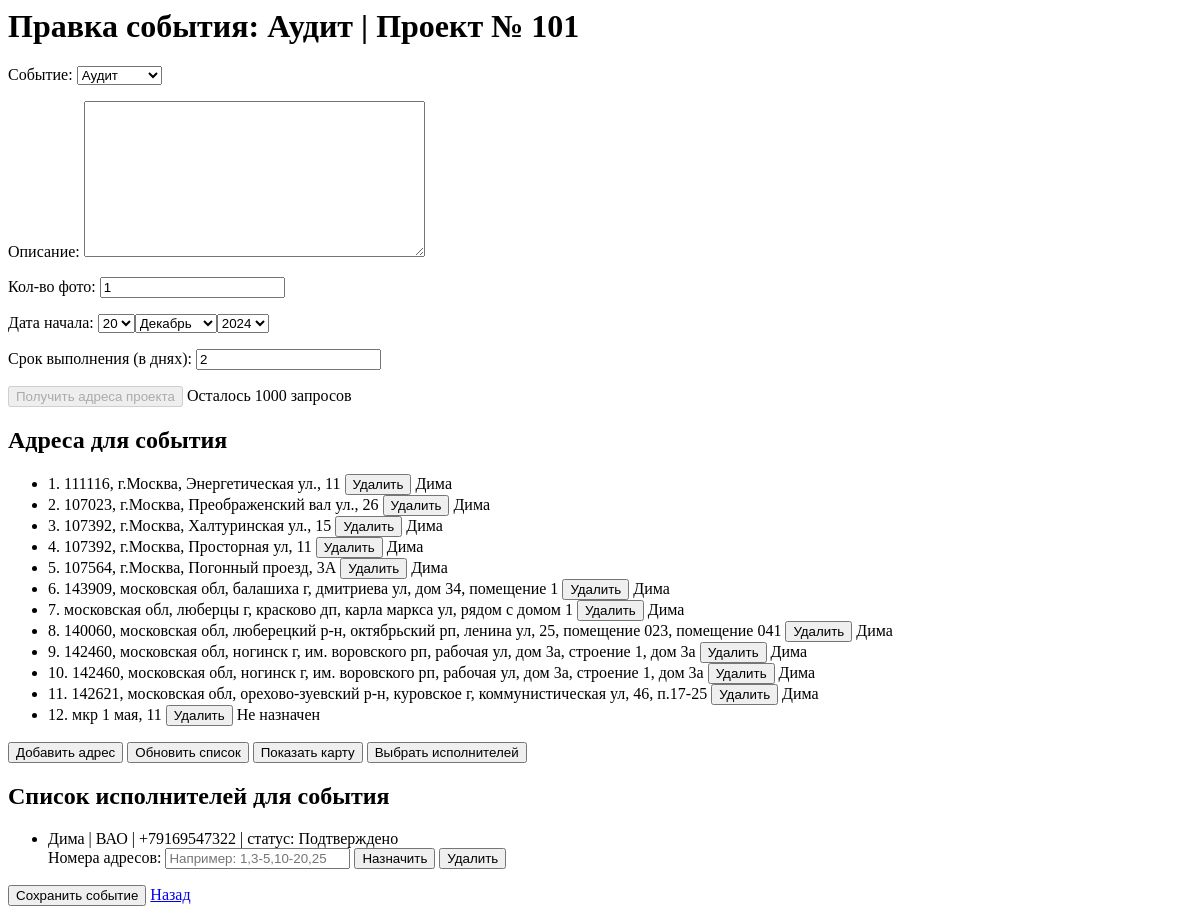
Page /projects/event/12/edit/ (signed in) on the earlier database version.
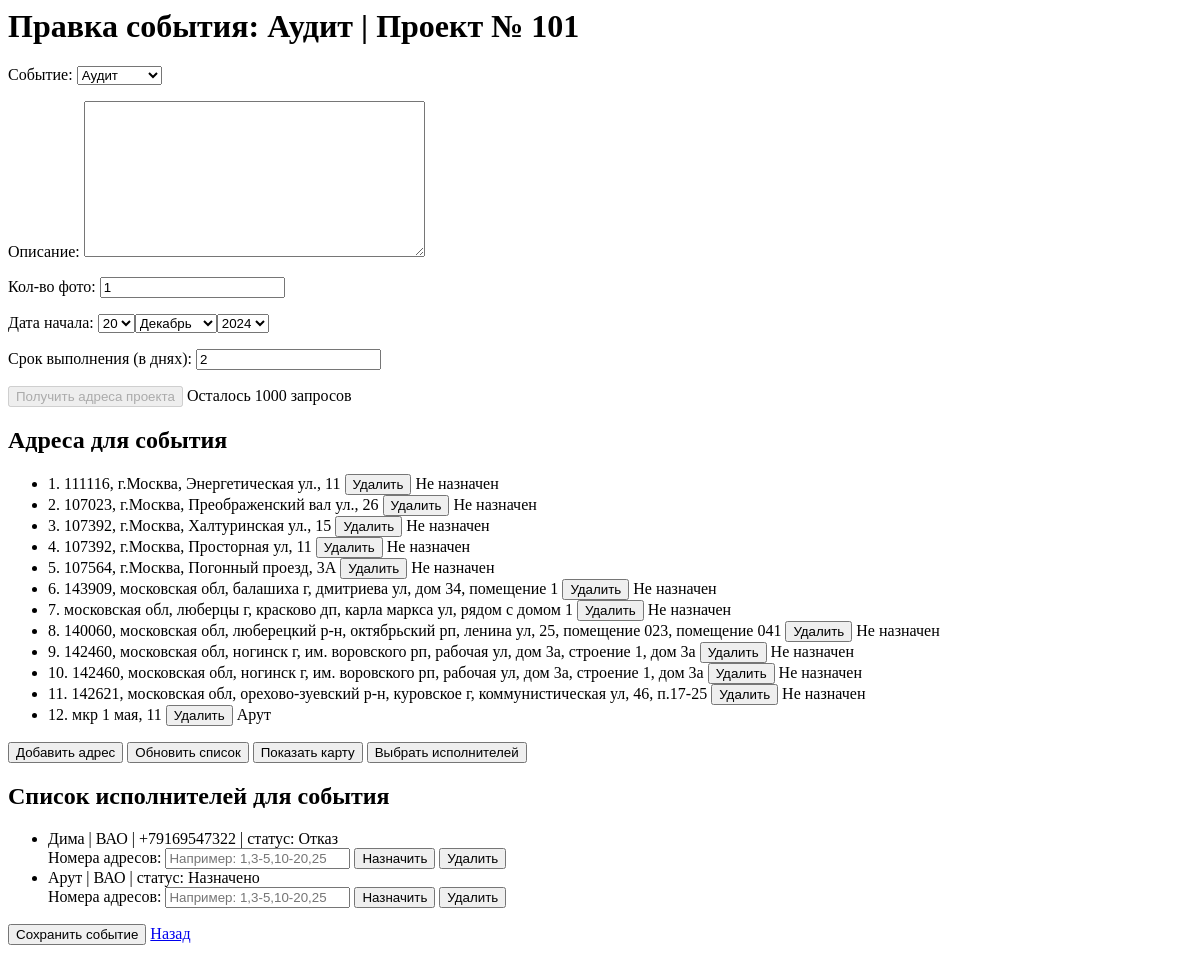
Same page on the later database version.
### projects/models.py (models this page shows, shortened)
class EventAddress(models.Model):
    event = models.ForeignKey(Event, related_name='addresses', on_delete=models.CASCADE)
    name = models.CharField(max_length=255)
    latitude = models.FloatField()
    longitude = models.FloatField()
    order = models.PositiveIntegerField(default=0)  # Добавляем поле для сортировки
    assigned_user = models.ForeignKey(User, null=True, blank=True, on_delete=models.SET_NULL)  # Новое поле
    class Meta:
        ordering = ['order']

class EventUser(models.Model):
    STATUS_CHOICES = [
        ('chosen', 'Выбран'),
        ('assigned', 'Назначено'),
        ('confirmed', 'Подтверждено'),
        ('declined', 'Отказ'),
        ('in_progress', 'В работе'),
        ('completed', 'Завершено'),
    ]
    user = models.ForeignKey(User, on_delete=models.CASCADE)
    event = models.ForeignKey('Event', on_delete=models.CASCADE)
    status = models.CharField(max_length=11, choices=STATUS_CHOICES, default='chosen')

### rct/models.py (models this page shows)
class ExecutorProfile(models.Model):
    user = models.OneToOneField(User, on_delete=models.CASCADE)
    name = models.CharField(max_length=255, blank=True)
    phone_number = models.CharField(max_length=15, blank=True)
    district_choices = [
        ('САО', 'САО'),
        ('ВАО', 'ВАО'),
        ('ЮАО', 'ЮАО'),
        ('ЗАО', 'ЗАО'),
    ]
    district = models.CharField(max_length=3, choices=district_choices)

### projects/views.py (the view)
# urls.py: path('event/<int:event_id>/edit/', views.edit_event, name='edit_event'),
def edit_event(request, event_id):
    event = get_object_or_404(Event, pk=event_id)
    project = event.project
    if request.method == 'POST':
        form = EventForm(request.POST, instance=event)
        if form.is_valid():
            form.save()
            event.update_status()  # Обновление статуса события.
            return redirect('edit_event', event_id=event.id)
    else:
        form = EventForm(instance=event)
    project_addresses = project.addresses.all()
    executor_group = Group.objects.get(name='Исполнитель')
    executors = User.objects.filter(groups=executor_group).prefetch_related('executorprofile')
    event_users = event.eventuser_set.select_related('user')
    user_profile = request.user.profile
    api_key = user_profile.api_key if user_profile else None
    has_unassigned_addresses = event.addresses.filter(assigned_user__isnull=True).exists()
    executors_with_photo_status = []
    for event_user in event_users:
        has_photos_status = has_photos(event_user.user, event)
        executors_with_photo_status.append((event_user, has_photos_status))
    event.update_status()  # Обновление статуса события.
    return render(request, 'projects/edit_event.html', {
        'form': form,
        'project': project,
        'event': event,
        'project_addresses': project_addresses,
        'executors': executors,
        'executors_with_photo_status': executors_with_photo_status,
        'api_key': api_key,
        'has_unassigned_addresses': has_unassigned_addresses,
    })

### projects/forms.py
class EventForm(forms.ModelForm):
    class Meta:
        model = Event
        fields = ['event_type', 'description', 'photo_count', 'event_date', 'duration_days']
        labels = {
            'event_type': 'Событие',
            'description': 'Описание',
            'photo_count': 'Кол-во фото',
            'event_date': 'Дата начала',
            'duration_days': 'Срок выполнения (в днях)',
        }
        widgets = {
            'event_date': forms.SelectDateWidget(),
        }

### projects/models.py (called while the page is built)
    def update_status(self):
        event_users = self.eventuser_set.all()
        if not event_users.exists():
            self.status = 'created'
        elif all(user.status == 'completed' for user in event_users):
            self.status = 'completed'
        elif any(user.status == 'in_progress' for user in event_users):
            self.status = 'in_progress'
        elif any(user.status == 'confirmed' for user in event_users):
            self.status = 'assigned'
        else:
            self.status = 'created'
        self.save()

### projects/templates/projects/edit_event.html (shortened to what this page needs)
<html>
<head>
    {% load static %}
    <link rel="stylesheet" type="text/css" href="{% static 'projects/yandex-map-modal.css' %}">
    <link rel="stylesheet" href="//code.jquery.com/ui/1.12.1/themes/base/jquery-ui.css">
</head>
<body>
    <h1>Правка события: {{ event.get_event_type_display }} | {{ project.name }}</h1>
    <form id="event-form" method="POST">
        {{ form.as_p }}
    </form>
    <button type="button" id="copy-addresses-btn">Получить адреса проекта</button>
    <span id="remaining-requests">Осталось {{ remaining_requests }} запросов</span>
    <h2>Адреса для события</h2>
    <ul id="event-addresses-list">
        {% for address in event.addresses.all %}
        <li data-id="{{ address.id }}" data-user-assigned="{% if address.assigned_user %}true{% else %}false{% endif %}">
            <span class="address-number">{{ forloop.counter }}.</span>
            <span class="address-name" data-id="{{ address.id }}">{{ address.name }}</span>
            <button class="delete-address-btn" data-id="{{ address.id }}">Удалить</button>
            {% if address.assigned_user %}
                {% with address.assigned_user.executorprofile as profile %}
                    <span class="executor-name">{{ profile.name|default:address.assigned_user.username }}</span>
                {% endwith %}
            {% else %}
                <span class="executor-name">Не назначен</span>
            {% endif %}
        </li>
        {% empty %}
        <li>Нет адресов.</li>
        {% endfor %}
    </ul>
    <button type="button" id="add-address-btn">Добавить адрес</button>
    <button type="button" id="update-addresses-btn">Обновить список</button>
    <button type="button" id="show-map-btn">Показать карту</button>
    <button type="button" id="select-executors-btn">Выбрать исполнителей</button>
    <h2>Список исполнителей для события</h2>
    <ul id="event-executors-list">
        {% for event_user, has_photos in executors_with_photo_status %}
            {% if event_user.user.executorprofile %}
            <li data-id="{{ event_user.user.id }}" data-status="{{ event_user.status }}">
                <span class="user-name">{{ event_user.user.executorprofile.name|default:event_user.user.email }}</span>
                {% if event_user.user.executorprofile.district %} | <span class="district">{{ event_user.user.executorprofile.district }}</span>{% endif %}
                {% if event_user.user.executorprofile.phone_number %} | <span class="phone-number">{{ event_user.user.executorprofile.phone_number }}</span>{% endif %}
                <span class="status"> | статус: {{ event_user.get_status_display }}</span>
                <br>
                {% if has_unassigned_addresses %}
                    <label for="address-indexes-{{ event_user.user.id }}">Номера адресов: </label>
                    <input type="text" id="address-indexes-{{ event_user.user.id }}" placeholder="Например: 1,3-5,10-20,25">
                    <button class="assign-btn" data-id="{{ event_user.user.id }}">Назначить</button>
                {% endif %}
                {% if event_user.status != 'completed' %}
                    <button class="delete-executor-btn" data-id="{{ event_user.user.id }}">Удалить</button>
                {% endif %}
            </li>
            {% else %}
                <li>У пользователя нет профиля исполнителя.</li>
            {% endif %}
        {% empty %}
            <li>Нет исполнителей.</li>
        {% endfor %}
    </ul>
    <button type="button" id="save-event-button">Сохранить событие</button>
    <a href="{% url 'edit_project' project.id %}">Назад</a>
</body>
</html>

Differences in the rows shown:
changed EventAddress "111116, г.Москва, Энергетическая ул., 11": assigned_user.executorprofile.name "Дима" → (not shown); now shows "Не назначен"
changed EventAddress "107023, г.Москва, Преображенский вал ул., 26": assigned_user.executorprofile.name "Дима" → (not shown); now shows "Не назначен"
changed EventAddress "107392, г.Москва, Халтуринская ул., 15": assigned_user.executorprofile.name "Дима" → (not shown); now shows "Не назначен"
changed EventAddress "107392, г.Москва, Просторная ул, 11": assigned_user.executorprofile.name "Дима" → (not shown); now shows "Не назначен"
changed EventAddress "107564, г.Москва, Погонный проезд, 3А": assigned_user.executorprofile.name "Дима" → (not shown); now shows "Не назначен"
changed EventAddress "143909, московская обл, балашиха г, дмитриева ул, дом 34, помещение 1": assigned_user.executorprofile.name "Дима" → (not shown); now shows "Не назначен"
changed EventAddress "московская обл, люберцы г, красково дп, карла маркса ул, рядом с домом 1": assigned_user.executorprofile.name "Дима" → (not shown); now shows "Не назначен"
changed EventAddress (number 8 of 12 on the later page): assigned_user.executorprofile.name "Дима" → (not shown); now shows "Не назначен"
changed EventAddress (number 9 of 12 on the later page): assigned_user.executorprofile.name "Дима" → (not shown); now shows "Не назначен"
changed EventAddress (number 10 of 12 on the later page): assigned_user.executorprofile.name "Дима" → (not shown); now shows "Не назначен"
changed EventAddress (number 11 of 12 on the later page): assigned_user.executorprofile.name "Дима" → (not shown); now shows "Не назначен"
changed EventAddress "мкр 1 мая, 11": assigned_user.executorprofile.name (not shown) → "Арут"; no longer shows "Не назначен"
changed EventUser "Дима": status "Подтверждено" → "Отказ"
added EventUser: user.executorprofile.name "Арут", user.executorprofile.district "ВАО", status "Назначено"
